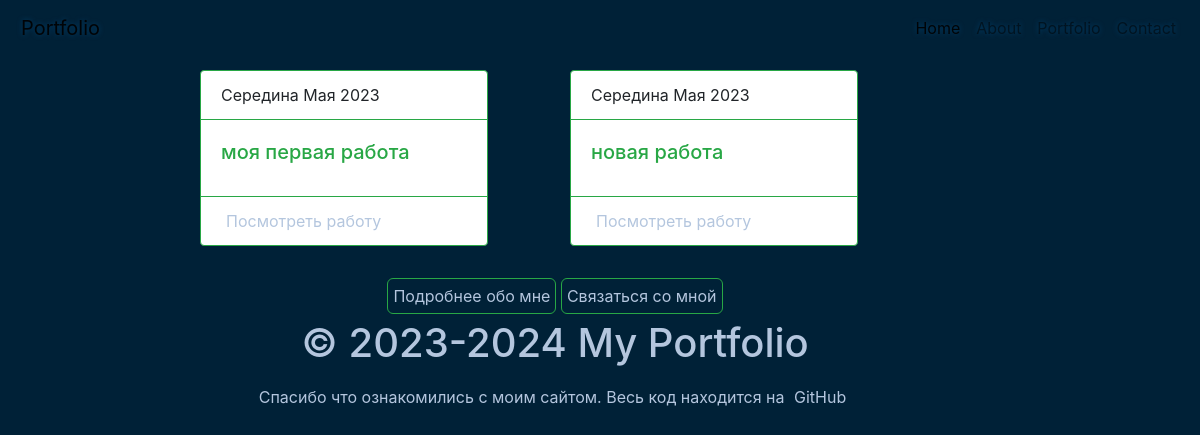
/portfolio/, run on an earlier commit of the app's database.
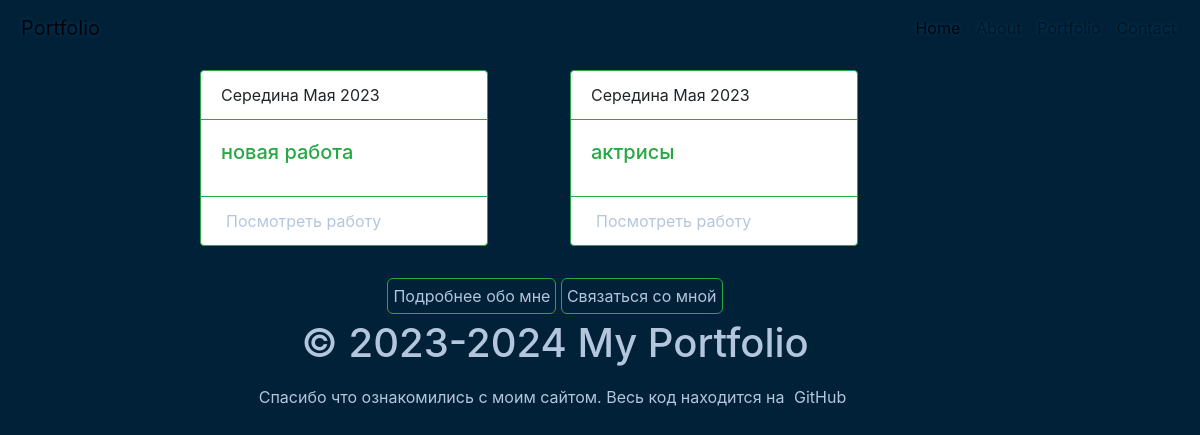
And on a later commit of the database.
### main/models.py (models this page shows, shortened)
class  Work(models.Model):
    title_work = models.CharField(max_length=50)
    text_work = models.TextField(blank=True)
    img_work = models.ImageField("Фото", upload_to='uplouds_model/%Y/%m/%d/', default=None, blank=True, null=True,)
    time_create = models.DateTimeField(auto_now_add=True)
    time_update = models.DateTimeField(auto_now=True)
    slug = models.SlugField(max_length=255, db_index=True, blank=True, default='', verbose_name='URL')
    def get_absolute_url(self):
        return reverse('work', kwargs={'work_slug': self.slug})

### main/views.py (the view)
# urls.py: path('portfolio/', portfolio, name='portfolio'),
def portfolio(request):
    posts = Work.objects.all()
    data = {'title': 'Портфолио',
            'posts': posts,
            }
    return render(request, 'main/portfolio.html', data)

### main/templates/main/portfolio.html (shortened to what this page needs)
{% extends 'main/baze.html' %}
{% block content%}
<div class="container row justify-content-center">
{%if posts %}
    {% for p in posts %}
    <div class="col-4">
    <div class="card border-success mb-3" style="max-width: 18rem;">
      <div class="card-header bg-transparent border-success">Середина Мая 2023</div>
      <div class="card-body text-success">
        <h5 class="card-title">{{p.title_work}}</h5>
        </div>
      <div class="card-footer bg-transparent border-success"><a  href="{{ p.get_absolute_url }}"> Посмотреть работу</a></div>
    </div>
    </div>
    {% endfor %}
    {% else %}
<h1 class="text-center">Работ нет</h1>
    {% endif %}
    </div>
{% endblock %}

### main/templates/main/baze.html (shortened to what this page needs)
{% load static %}
<!DOCTYPE html>
<html lang="en">
<head>
  <link href="https://stackpath.bootstrapcdn.com/bootstrap/4.5.2/css/bootstrap.min.css" rel="stylesheet">
  <link rel="stylesheet" href="{% static 'main/css/index.css'%}">
  <link rel="stylesheet" href="{% static 'main/img/1.jpg'%}">
</head>
<body class="adaptive-text">
    {% include 'main/nav.html'%}
    {% block content %}
    {% endblock %}
    {% include 'main/footer.html'%}
</body>
</html>

### main/templates/main/nav.html (shortened to what this page needs)
    <div class="container">
  <nav class="navbar navbar-expand-lg navbar-light bg-light-l fixed-top">
    <a class="navbar-brand" href="{%url 'home'%}">Portfolio</a>
    <div class="collapse navbar-collapse" id="navbarNav">
      <ul class="navbar-nav ml-auto">
        <li class="nav-item active">
          <a class="nav-link" href="{%url 'home'%}">Home</a>
        </li>
        <li class="nav-item">
          <a class="nav-link" href="{%url 'about'%}">About</a>
        </li>
        <li class="nav-item">
          <a class="nav-link" href="{%url 'portfolio'%}">Portfolio</a>
        </li>
        <li class="nav-item">
          <a class="nav-link" href="{%url 'contact'%}">Contact</a>
        </li>
      </ul>
    </div>
  </nav>
</div>

### main/templates/main/footer.html (shortened to what this page needs)
  <footer class="footer mt-auto py-3 bg-light-l">
    <div class="container text-center row justify-content-between">
        <div class="col-12">
                      <a href="{%url 'about'%}" class="btn btn-success" aria-current="page">Подробнее обо мне</a>
                      <a href="{%url 'contact'%}" class="btn btn-success">Связаться со мной</a>
                    </div>
        <div class="col-12">
            <h1>© 2023-2024 My Portfolio</h1>
        </div>
        <div class="col-12">
            <p>
                Спасибо что ознакомились с моим сайтом. Весь код находится на
                <a href="https://github.com/kirillizo3495/site-portfolio.git">GitHub</a>
            </p>
        </div>
    </div>
  </footer>

### main/static/main/css/index.css (style rules this page uses)
* { margin: 0; padding: 0; box-sizing: border-box; }
body { padding-top: 70px; }
body { background-image: url("/static/main/img/f1.jpg"); background-color: rgb(0, 33, 55); background-repeat: no-repeat; background-size: cover; background-blend-mode: multiply; background-attachment: fixed; }
p,h1,h2:not(.card-text) { color: rgb(180, 198, 222); background: rgba(0, 0, 0, 0); border-radius: 6px; padding: 5px; }
nav { text-shadow: 0 0 5px rgb(0, 64, 107); }
.nav-link { color: rgb(0, 64, 107); }
.navbar-light { background: rgba(0, 64, 107, 0.432); }
.bg-light-l { background: rgba(0,95, 158, 0); }
a:not(.card-text) { color: rgb(180, 198, 222); background: rgba(0, 0, 0, 0); border-radius: 6px; padding: 5px; }

What changed in the data, as far as the page shows it:
removed Work: title_work "моя первая работа"
added Work: title_work "актрисы"
